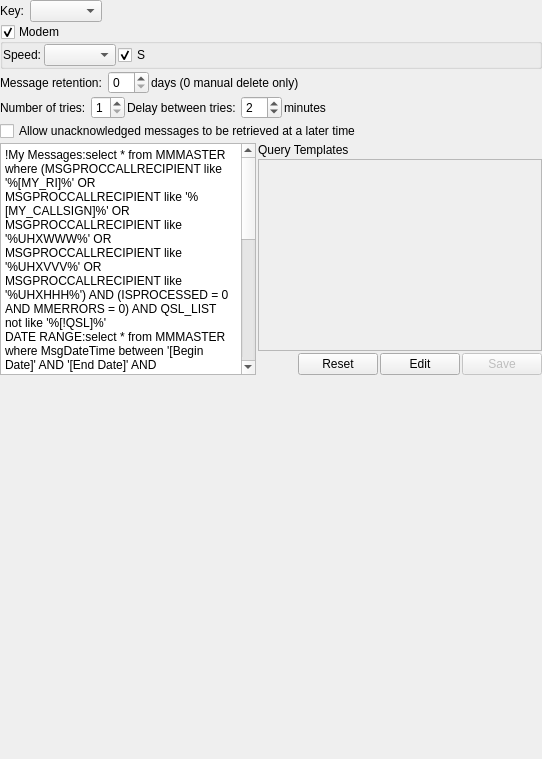
     <widget class="QWidget" name="tabSettings">
      <attribute name="title">
       <string>Settings</string>
      </attribute>
      <layout class="QVBoxLayout" name="verticalLayout_4">
       <property name="spacing">
        <number>2</number>
       </property>
       <property name="leftMargin">
        <number>0</number>
       </property>
       <property name="topMargin">
        <number>0</number>
       </property>
       <property name="rightMargin">
        <number>0</number>
       </property>
       <property name="bottomMargin">
        <number>0</number>
       </property>
       <item>
        <layout class="QHBoxLayout" name="horizontalLayout">
         <item>
          <widget class="QLabel" name="label">
           <property name="text">
            <string>Key: </string>
           </property>
          </widget>
         </item>
         <item>
          <widget class="QComboBox" name="comboBoxCurrentKey">
           <property name="toolTip">
            <string>Default key to use for chat messages</string>
           </property>
          </widget>
         </item>
         <item>
          <spacer name="horizontalSpacer">
           <property name="orientation">
            <enum>Qt::Horizontal</enum>
           </property>
           <property name="sizeHint" stdset="0">
            <size>
             <width>40</width>
             <height>20</height>
            </size>
           </property>
          </spacer>
         </item>
        </layout>
       </item>
       <item>
        <widget class="QGroupBox" name="groupBoxModemSettings">
         <property name="toolTip">
          <string>Select to use these settings, unselect for global modem settings</string>
         </property>
         <property name="title">
          <string>Modem</string>
         </property>
         <property name="checkable">
          <bool>true</bool>
         </property>
         <layout class="QHBoxLayout" name="horizontalLayout_21">
          <property name="spacing">
           <number>2</number>
          </property>
          <property name="leftMargin">
           <number>0</number>
          </property>
          <property name="topMargin">
           <number>0</number>
          </property>
          <property name="rightMargin">
           <number>0</number>
          </property>
          <property name="bottomMargin">
           <number>0</number>
          </property>
          <item>
           <widget class="QLabel" name="label_2">
            <property name="text">
             <string>Speed:</string>
            </property>
           </widget>
          </item>
          <item>
           <widget class="QComboBox" name="comboBoxModem">
            <property name="toolTip">
             <string>&lt;html&gt;&lt;head/&gt;&lt;body&gt;&lt;p&gt;Default modem speed to use for chat messages&lt;/p&gt;&lt;/body&gt;&lt;/html&gt;</string>
            </property>
           </widget>
          </item>
          <item>
           <widget class="QCheckBox" name="checkBoxInterleave">
            <property name="toolTip">
             <string>Select for short interleave</string>
            </property>
            <property name="text">
             <string>S</string>
            </property>
            <property name="checked">
             <bool>true</bool>
            </property>
           </widget>
          </item>
          <item>
           <spacer name="horizontalSpacer_10">
            <property name="orientation">
             <enum>Qt::Horizontal</enum>
            </property>
            <property name="sizeHint" stdset="0">
             <size>
              <width>40</width>
              <height>20</height>
             </size>
            </property>
           </spacer>
          </item>
         </layout>
        </widget>
       </item>
       <item>
        <layout class="QHBoxLayout" name="horizontalLayout_6">
         <item>
          <widget class="QLabel" name="label_4">
           <property name="text">
            <string>Message retention: </string>
           </property>
          </widget>
         </item>
         <item>
          <widget class="QSpinBox" name="spinBoxMessageRetention"/>
         </item>
         <item>
          <widget class="QLabel" name="label_5">
           <property name="text">
            <string>days (0 manual delete only)</string>
           </property>
          </widget>
         </item>
         <item>
          <spacer name="horizontalSpacer_7">
           <property name="orientation">
            <enum>Qt::Horizontal</enum>
           </property>
           <property name="sizeHint" stdset="0">
            <size>
             <width>40</width>
             <height>20</height>
            </size>
           </property>
          </spacer>
         </item>
        </layout>
       </item>
       <item>
        <layout class="QHBoxLayout" name="horizontalLayout_2">
         <item>
          <widget class="QLabel" name="label_14">
           <property name="text">
            <string>Number of tries: </string>
           </property>
          </widget>
         </item>
         <item>
          <widget class="QSpinBox" name="spinBoxNumRetries">
           <property name="minimum">
            <number>1</number>
           </property>
           <property name="maximum">
            <number>5</number>
           </property>
          </widget>
         </item>
         <item>
          <widget class="QLabel" name="label_11">
           <property name="text">
            <string>Delay between tries: </string>
           </property>
          </widget>
         </item>
         <item>
          <widget class="QSpinBox" name="spinBoxDelayBetweenTries">
           <property name="minimum">
            <number>1</number>
           </property>
           <property name="maximum">
            <number>15</number>
           </property>
           <property name="singleStep">
            <number>1</number>
           </property>
           <property name="value">
            <number>2</number>
           </property>
          </widget>
         </item>
         <item>
          <widget class="QLabel" name="label_12">
           <property name="text">
            <string>minutes</string>
           </property>
          </widget>
         </item>
         <item>
          <spacer name="horizontalSpacer_3">
           <property name="orientation">
            <enum>Qt::Horizontal</enum>
           </property>
           <property name="sizeHint" stdset="0">
            <size>
             <width>40</width>
             <height>20</height>
            </size>
           </property>
          </spacer>
         </item>
        </layout>
       </item>
       <item>
        <widget class="QCheckBox" name="checkBoxRetrieveMessagesLater">
         <property name="toolTip">
          <string>&lt;html&gt;&lt;head/&gt;&lt;body&gt;&lt;p&gt;Enabling this feature allows undelivered messages to be deliverd to a station when they send us a message.&lt;/p&gt;&lt;/body&gt;&lt;/html&gt;</string>
         </property>
         <property name="text">
          <string>Allow unacknowledged messages to be retrieved at a later time</string>
         </property>
        </widget>
       </item>
       <item>
        <layout class="QHBoxLayout" name="horizontalLayout_18">
         <item>
          <layout class="QVBoxLayout" name="verticalLayout_31">
           <item>
            <widget class="QPlainTextEdit" name="plainTextEditSQLStatementMapping">
             <property name="sizePolicy">
              <sizepolicy hsizetype="Expanding" vsizetype="Expanding">
               <horstretch>0</horstretch>
               <verstretch>0</verstretch>
              </sizepolicy>
             </property>
             <property name="readOnly">
              <bool>true</bool>
             </property>
             <property name="plainText">
              <string>!My Messages:select * from MMMASTER where (MSGPROCCALLRECIPIENT like '%[MY_RI]%' OR MSGPROCCALLRECIPIENT like '%[MY_CALLSIGN]%' OR MSGPROCCALLRECIPIENT like '%UHXWWW%' OR MSGPROCCALLRECIPIENT like '%UHXVVV%' OR MSGPROCCALLRECIPIENT like '%UHXHHH%') AND (ISPROCESSED = 0 AND MMERRORS = 0) AND QSL_LIST not like '%[!QSL]%' 
DATE RANGE:select * from MMMASTER where MsgDateTime between '[Begin Date]' AND '[End Date]' AND (ISPROCESSED = 0 AND MMERRORS = 0)
FROM-TO:select * from MMMASTER where MSGPROCCALLSENDER like '%[FROM]%' AND MSGPROCCALLRECIPIENT like '%[TO]%' AND (ISPROCESSED = 0 AND MMERRORS = 0)
MESSAGE CONTAINS:select * from MMMASTER where RAW like '%[Message Contains]%' AND (ISPROCESSED = 0 AND MMERRORS = 0)
MESSAGE ID:select * from MMMASTER where MESSAGE_ID like '%[Message ID]%' AND (ISPROCESSED = 0 AND MMERRORS = 0)
PRECEDENCE:select * from MMMASTER AS a inner join MMSUMMARY AS b ON a.IDKEY = b.SUMIDKEY where b.PRECEDENCE like '%[Precedence]%' AND (a.ISPROCESSED = 0 AND a.MMERRORS = 0)
Response Strips:select * from MMMASTER where RAW like '%[Set Identifier]%' AND USMTF_TYPE like 'RRI%' AND MsgDateTime between '[Begin Date]' AND '[End Date]' AND (ISPROCESSED = 0 AND MMERRORS = 0) 
USMTF TYPE:select * from MMMASTER where USMTF_TYPE like '[USMTF Type]%' AND (ISPROCESSED = 0 AND MMERRORS = 0)</string>
             </property>
            </widget>
           </item>
          </layout>
         </item>
         <item>
          <layout class="QVBoxLayout" name="verticalLayout_7">
           <item>
            <widget class="QLabel" name="label_17">
             <property name="text">
              <string>Query Templates</string>
             </property>
            </widget>
           </item>
           <item>
            <widget class="QPlainTextEdit" name="plainTextEditUserSQLStatementMapping">
             <property name="enabled">
              <bool>false</bool>
             </property>
             <property name="sizePolicy">
              <sizepolicy hsizetype="Expanding" vsizetype="Expanding">
               <horstretch>0</horstretch>
               <verstretch>0</verstretch>
              </sizepolicy>
             </property>
             <property name="toolTip">
              <string>Enter query template code, one per line</string>
             </property>
            </widget>
           </item>
           <item>
            <layout class="QHBoxLayout" name="horizontalLayout_12">
             <item>
              <spacer name="horizontalSpacer_17">
               <property name="orientation">
                <enum>Qt::Horizontal</enum>
               </property>
               <property name="sizeHint" stdset="0">
                <size>
                 <width>40</width>
                 <height>20</height>
                </size>
               </property>
              </spacer>
             </item>
             <item>
              <widget class="QPushButton" name="pushButtonResetSQLStatements">
               <property name="text">
                <string>Reset</string>
               </property>
              </widget>
             </item>
             <item>
              <widget class="QPushButton" name="pushButtonEditSQLStatements">
               <property name="sizePolicy">
                <sizepolicy hsizetype="Minimum" vsizetype="Fixed">
                 <horstretch>0</horstretch>
                 <verstretch>0</verstretch>
                </sizepolicy>
               </property>
               <property name="text">
                <string>Edit</string>
               </property>
              </widget>
             </item>
             <item>
              <widget class="QPushButton" name="pushButtonSaveSQLStatements">
               <property name="enabled">
                <bool>false</bool>
               </property>
               <property name="sizePolicy">
                <sizepolicy hsizetype="Minimum" vsizetype="Fixed">
                 <horstretch>0</horstretch>
                 <verstretch>0</verstretch>
                </sizepolicy>
               </property>
               <property name="text">
                <string>Save</string>
               </property>
              </widget>
             </item>
            </layout>
           </item>
          </layout>
         </item>
        </layout>
       </item>
       <item>
        <spacer name="verticalSpacer">
         <property name="orientation">
          <enum>Qt::Vertical</enum>
         </property>
         <property name="sizeHint" stdset="0">
          <size>
           <width>20</width>
           <height>384</height>
          </size>
         </property>
        </spacer>
       </item>
      </layout>
     </widget>
